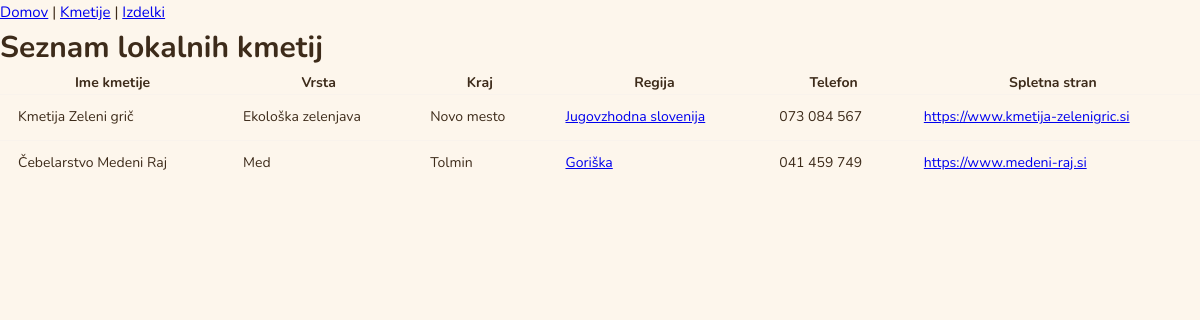
The page / on the database its author committed.
### tables this page shows
CREATE TABLE Kmetija (
    id INTEGER PRIMARY KEY AUTOINCREMENT,
    ime_kmetije TEXT NOT NULL,
    vrsta_kmetije TEXT,
    delovni_cas TEXT,
    kraj TEXT,
    regija TEXT,
    telefonska_stevilka TEXT,
    spletna_stran TEXT,
    id_uporabnika INTEGER,
    FOREIGN KEY (id_uporabnika) REFERENCES Uporabnik(id)
);

### web.py (the view)
@app.route('/')
def index():
    kmetije = query("SELECT * FROM Kmetija")
    return render_template('index.html', kmetije=kmetije)

### database.py (called while the page is built)
def get_connection():
    conn = sqlite3.connect(DB_PATH)
    conn.row_factory = sqlite3.Row # Omogoča dostop do podatkov po imenih stolpcev
    conn.execute("PRAGMA foreign_keys = ON")
    return conn

def query(sql, params=()):
    conn = get_connection()
    try:
        cursor = conn.cursor()
        cursor.execute(sql, params)
        result = cursor.fetchall()
        return result
    finally:
        conn.close()

### templates/index.html (shortened to what this page needs)
<!DOCTYPE html>
<html lang="sl">
<head>
    <link rel="stylesheet" href="{{ url_for('static', filename='style.css') }}">
</head>
<body>
    <nav>
        <a href="/">Domov</a> |
        <a href="/farms">Kmetije</a> |
        <a href="/products">Izdelki</a>
    </nav>
    <h1>Seznam lokalnih kmetij</h1>
    <table>
        <tr>
            <th>Ime kmetije</th>
            <th>Vrsta</th>
            <th>Kraj</th>
            <th>Regija</th>
            <th>Telefon</th>
            <th>Spletna stran</th>
        </tr>
        {% for k in kmetije %}
        <tr>
            <td>{{ k.ime_kmetije }}</td>
            <td>{{ k.vrsta_kmetije }}</td>
            <td>{{ k.kraj }}</td>
            <td><a href="/region/{{ k.regija }}">{{ k.regija }}</a></td>
            <td>
                {{ k.telefonska_stevilka[:3] }}
                {{ k.telefonska_stevilka[3:6] }}
                {{ k.telefonska_stevilka[6:] }}
            </td>
            <td><a href="{{ k.spletna_stran }}" target="_blank">{{ k.spletna_stran }}</a></td>
        </tr>
        {% endfor %}
    </table>
</body>
</html>

### static/style.css (style rules this page uses)
* { box-sizing: border-box; margin: 0; padding: 0; }
body { font-family: 'Nunito', sans-serif; background: #FDF6EC; color: #3D2B1A; font-size: 15px; line-height: 1.6; }
table { width: 100%; border-collapse: collapse; font-size: 14px; }
tbody tr { border-bottom: 1.5px solid #F9F3EC; transition: background 0.1s; }
tbody tr:last-child { border-bottom: none; }
tbody td { padding: 11px 18px; color: #3D2B1A; }

### rows shown on the page
Kmetija: ime_kmetije "Kmetija Zeleni grič", vrsta_kmetije "Ekološka zelenjava", kraj "Novo mesto", regija "Jugovzhodna slovenija", telefonska_stevilka "073", telefonska_stevilka "084", telefonska_stevilka "567", spletna_stran "https://www.kmetija-zelenigric.si"
Kmetija: ime_kmetije "Čebelarstvo Medeni Raj", vrsta_kmetije "Med", kraj "Tolmin", regija "Goriška", telefonska_stevilka "041", telefonska_stevilka "459", telefonska_stevilka "749", spletna_stran "https://www.medeni-raj.si"
